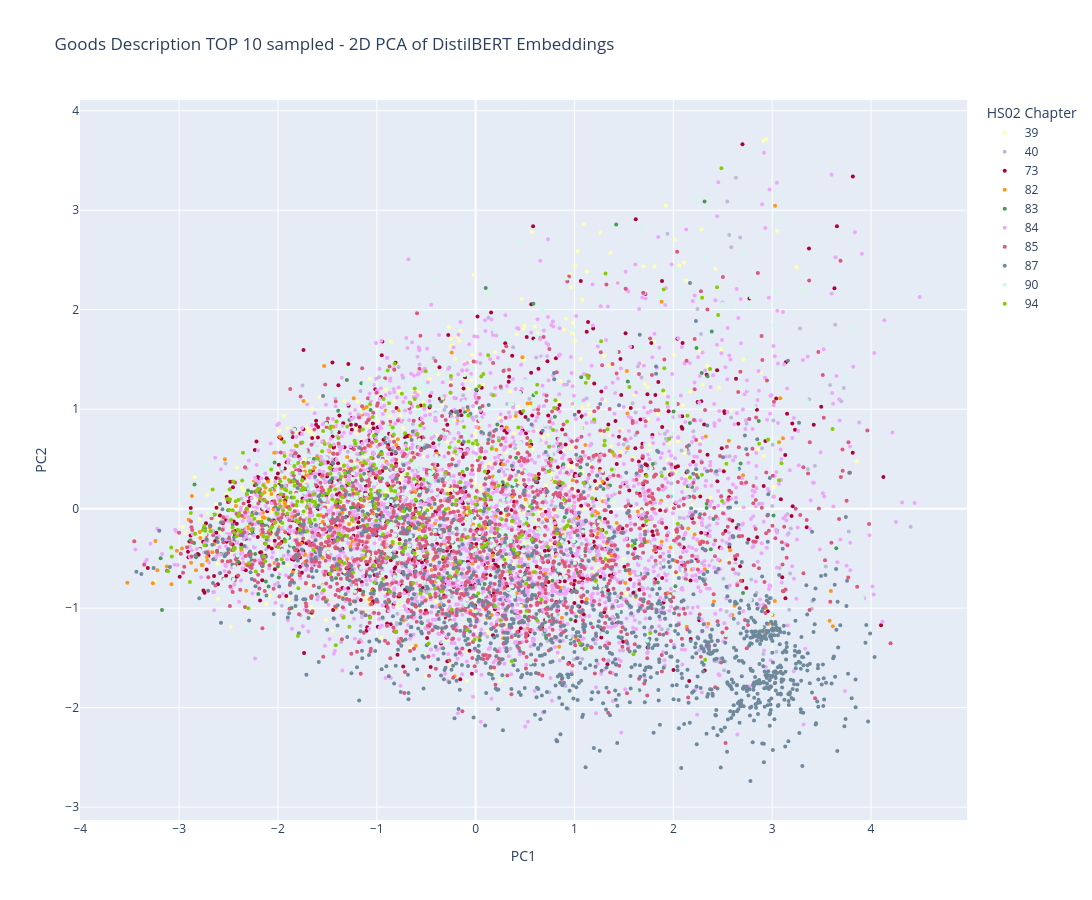

Notebook code cell kept with this figure:
### Code cell
fig_pca_2d.show()

### Figure 1 — Plotly figure (JSON) as saved in the notebook; plotly's stock layout.template omitted (floating-point values rounded to 4 significant figures; data arrays with more than 128 entries replaced by an {"elided": "..."} marker saying what was removed)
{"data": [{"hoverinfo": "text", "hovertext": {"elided": "572 str values"}, "marker": {"color": "rgb(255,255,179)", "size": 4}, "mode": "markers", "name": "39", "type": "scatter", "x": {"elided": "572 float values"}, "y": {"elided": "572 float values"}}, {"hoverinfo": "text", "hovertext": {"elided": "376 str values"}, "marker": {"color": "rgb(190,186,218)", "size": 4}, "mode": "markers", "name": "40", "type": "scatter", "x": {"elided": "376 float values"}, "y": {"elided": "376 float values"}}, {"hoverinfo": "text", "hovertext": {"elided": "774 str values"}, "marker": {"color": "#AF0038", "size": 4}, "mode": "markers", "name": "73", "type": "scatter", "x": {"elided": "774 float values"}, "y": {"elided": "774 float values"}}, {"hoverinfo": "text", "hovertext": {"elided": "398 str values"}, "marker": {"color": "#FF9616", "size": 4}, "mode": "markers", "name": "82", "type": "scatter", "x": {"elided": "398 float values"}, "y": {"elided": "398 float values"}}, {"hoverinfo": "text", "hovertext": {"elided": "222 str values"}, "marker": {"color": "#479B55", "size": 4}, "mode": "markers", "name": "83", "type": "scatter", "x": {"elided": "222 float values"}, "y": {"elided": "222 float values"}}, {"hoverinfo": "text", "hovertext": {"elided": "2614 str values"}, "marker": {"color": "#EEA6FB", "size": 4}, "mode": "markers", "name": "84", "type": "scatter", "x": {"elided": "2614 float values"}, "y": {"elided": "2614 float values"}}, {"hoverinfo": "text", "hovertext": {"elided": "1715 str values"}, "marker": {"color": "#DC587D", "size": 4}, "mode": "markers", "name": "85", "type": "scatter", "x": {"elided": "1715 float values"}, "y": {"elided": "1715 float values"}}, {"hoverinfo": "text", "hovertext": {"elided": "1450 str values"}, "marker": {"color": "#6E899C", "size": 4}, "mode": "markers", "name": "87", "type": "scatter", "x": {"elided": "1450 float values"}, "y": {"elided": "1450 float values"}}, {"hoverinfo": "text", "hovertext": {"elided": "572 str values"}, "marker": {"color": "#C9FBE5", "size": 4}, "mode": "markers", "name": "90", "type": "scatter", "x": {"elided": "572 float values"}, "y": {"elided": "572 float values"}}, {"hoverinfo": "text", "hovertext": {"elided": "394 str values"}, "marker": {"color": "#86CE00", "size": 4}, "mode": "markers", "name": "94", "type": "scatter", "x": {"elided": "394 float values"}, "y": {"elided": "394 float values"}}], "layout": {"height": 900, "legend": {"title": {"text": "HS02 Chapter"}}, "title": {"text": "Goods Description TOP 10 sampled - 2D PCA of DistilBERT Embeddings"}, "width": 1200, "xaxis": {"title": {"text": "PC1"}}, "yaxis": {"title": {"text": "PC2"}}}}
